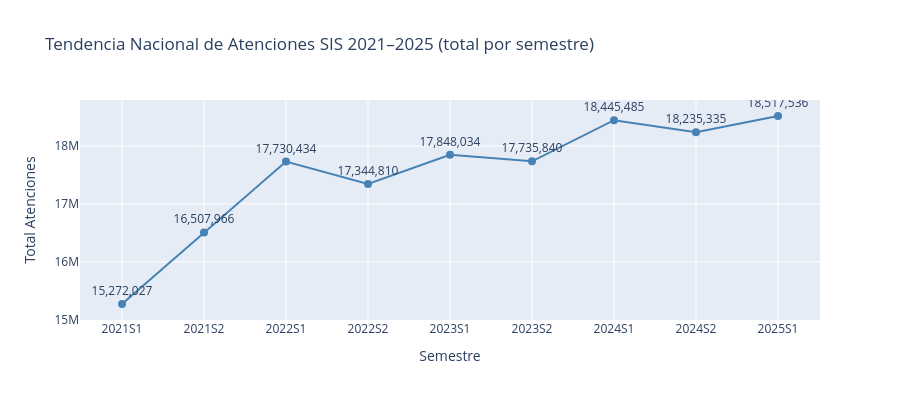

Notebook code cell kept with this figure:
### Markdown cell above
## 5. Análisis de variables numéricas / temporales

### Code cell
# Tendencia temporal: total de atenciones por semestre
ts = (df.groupby('PERIODO_NUM', observed=True)['ATENCIONES']
        .sum()
        .reset_index())
ts['SEMESTRE_LABEL'] = ['2021S1','2021S2','2022S1','2022S2',
                        '2023S1','2023S2','2024S1','2024S2','2025S1'][:len(ts)]

fig = px.line(
    ts, x='SEMESTRE_LABEL', y='ATENCIONES',
    title='Tendencia Nacional de Atenciones SIS 2021–2025 (total por semestre)',
    markers=True, text='ATENCIONES',
    labels={'SEMESTRE_LABEL': 'Semestre', 'ATENCIONES': 'Total Atenciones'}
)
fig.update_traces(texttemplate='%{text:,.0f}', textposition='top center',
                  line_color='steelblue', marker_size=8)
fig.update_layout(height=400)
fig.show()

# Tasa de crecimiento semestre a semestre
ts['CRECIMIENTO_PCT'] = ts['ATENCIONES'].pct_change() * 100
print("\nCrecimiento semestral:")
print(ts[['SEMESTRE_LABEL','ATENCIONES','CRECIMIENTO_PCT']].to_string(index=False))

### Figure 1 — Plotly figure (JSON) as saved in the notebook; plotly's stock layout.template omitted (floating-point values rounded to 4 significant figures)
{"data": [{"hovertemplate": "Semestre=%{x}<br>Total Atenciones=%{text}<extra></extra>", "legendgroup": "", "line": {"color": "steelblue", "dash": "solid"}, "marker": {"size": 8, "symbol": "circle"}, "mode": "lines+markers+text", "name": "", "orientation": "v", "showlegend": false, "text": [15270000.0, 16510000.0, 17730000.0, 17340000.0, 17850000.0, 17740000.0, 18450000.0, 18240000.0, 18520000.0], "textposition": "top center", "texttemplate": "%{text:,.0f}", "type": "scatter", "x": ["2021S1", "2021S2", "2022S1", "2022S2", "2023S1", "2023S2", "2024S1", "2024S2", "2025S1"], "xaxis": "x", "y": [15272027, 16507966, 17730434, 17344810, 17848034, 17735840, 18445485, 18235335, 18517536], "yaxis": "y"}], "layout": {"height": 400, "legend": {"tracegroupgap": 0}, "title": {"text": "Tendencia Nacional de Atenciones SIS 2021–2025 (total por semestre)"}, "xaxis": {"anchor": "y", "domain": [0, 1], "title": {"text": "Semestre"}}, "yaxis": {"anchor": "x", "domain": [0, 1], "title": {"text": "Total Atenciones"}}}}
